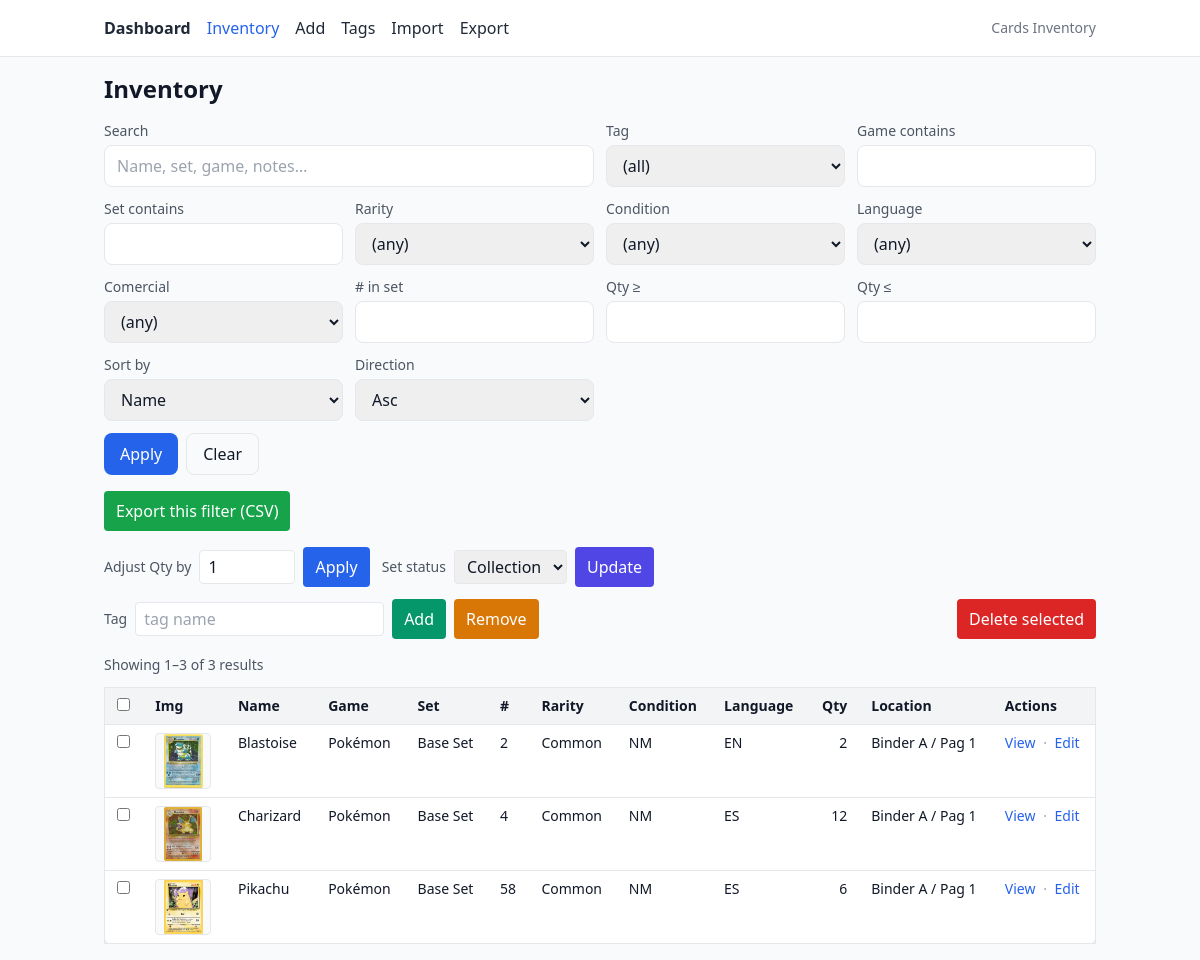
/items, run on the app's committed database.
### app/models/inventory.py (models this page shows)
class InventoryItem(SQLModel, table=True):
    __tablename__ = "inventoryitem"
    __table_args__ = ()
    id: Optional[int] = Field(default=None, primary_key=True)
    name: str = Field(index=True)
    game: str = Field(index=True)
    set_name: str = Field(index=True)
    set_code: Optional[str] = Field(default=None, index=True)
    number_set: int = Field(index=True)
    rarity: Rarity = Field(sa_column=Column(SAEnum(Rarity, name="rarity"), nullable=False))
    condition: Condition = Field(sa_column=Column(SAEnum(Condition, name="condition"), nullable=False))
    language: Language = Field(sa_column=Column(SAEnum(Language, name="language"), nullable=False))
    quantity: int = Field(default=0, ge=0, index=True)
    location: Optional[str] = None
    comercial_condition: ComercialCondition = Field(
        default=ComercialCondition.COLLECTION,
        sa_column=Column(SAEnum(ComercialCondition, name="comercial_condition"), nullable=False)
    )
    variant: Optional[str] = Field(default=None, index=True)
    notes: Optional[str] = None
    image_path: Optional[str] = None
    tags: list["Tag"] = Relationship(back_populates="items", link_model=ItemTag)

### app/routers/pages.py (the view)
@router.get("/items", name="items_page", response_class=HTMLResponse)
def items_page(
    request: Request,
    q: Optional[str] = Query(default=None, min_length=1),
    tag: Optional[str] = Query(default=None),
    game: Optional[str] = Query(default=None),
    set_name: Optional[str] = Query(default=None),
    rarity: Optional[str] = Query(default=None),
    condition: Optional[str] = Query(default=None),
    language: Optional[str] = Query(default=None),
    comercial_condition: Optional[str] = Query(default=None),
    number_set: Optional[str] = Query(default=None),
    quantity_min: Optional[str] = Query(default=None),
    quantity_max: Optional[str] = Query(default=None),
    sort_by: str = Query(default="name"),
    sort_dir: str = Query(default="asc"),
    page: int = Query(default=1, ge=1),
    size: int = Query(default=20, ge=5, le=100),
    msg: Optional[str] = Query(default=None),
    err: Optional[str] = Query(default=None),
    session: Session = Depends(get_session),
):
    templates = request.app.state.templates
    filters = []
    if q:
        term = f"%{q.strip().lower()}%"
        filters.append(or_(
            func.lower(InventoryItem.name).like(term),
            func.lower(InventoryItem.set_name).like(term),
            func.lower(InventoryItem.game).like(term),
            func.lower(InventoryItem.variant).like(term),
            func.lower(InventoryItem.notes).like(term),
        ))
    if game:
        g = f"%{game.strip().lower()}%"
        filters.append(func.lower(InventoryItem.game).like(g))
    if set_name:
        s = f"%{set_name.strip().lower()}%"
        filters.append(func.lower(InventoryItem.set_name).like(s))
    rarity_e = _enum_opt(Rarity, rarity)
    condition_e = _enum_opt(Condition, condition)
    language_e = _enum_opt(Language, language)
    comercial_condition_e = _enum_opt(ComercialCondition, comercial_condition)
    if rarity_e:
        filters.append(InventoryItem.rarity == rarity_e)
    if condition_e:
        filters.append(InventoryItem.condition == condition_e)
    if language_e:
        filters.append(InventoryItem.language == language_e)
    if comercial_condition_e:
        filters.append(InventoryItem.comercial_condition == comercial_condition_e)
    number_set_i = _to_int_or_none(number_set)
    quantity_min_i = _to_int_or_none(quantity_min)
    quantity_max_i = _to_int_or_none(quantity_max)
    if number_set_i is not None:
        filters.append(InventoryItem.number_set == number_set_i)
    if quantity_min_i is not None:
        filters.append(InventoryItem.quantity >= quantity_min_i)
    if quantity_max_i is not None:
        filters.append(InventoryItem.quantity <= quantity_max_i)
    base = select(InventoryItem)
    count_sel = select(func.count(func.distinct(InventoryItem.id))).select_from(InventoryItem)
    if tag:
        base = base.join(InventoryItem.tags).where(Tag.name == tag)
        count_sel = count_sel.join(InventoryItem.tags).where(Tag.name == tag)
    for f in filters:
        base = base.where(f)
        count_sel = count_sel.where(f)
    total = session.scalar(count_sel) or 0
    SORT_MAP = {
        "name": InventoryItem.name,
        "set_name": InventoryItem.set_name,
        "game": InventoryItem.game,
        "quantity": InventoryItem.quantity,
        "number_set": InventoryItem.number_set,
        "rarity": InventoryItem.rarity,
        "condition": InventoryItem.condition,
        "language": InventoryItem.language,
    }
    col = SORT_MAP.get(sort_by, InventoryItem.name)
    order = col.asc() if sort_dir.lower() != "desc" else col.desc()
    total_pages = max(1, (total + size - 1) // size)
    if page > total_pages:
        page = total_pages
    stmt = (
        base.order_by(order, InventoryItem.id.asc())
            .offset((page - 1) * size)
            .limit(size)
    )
    items = session.exec(stmt).all()
    display_from = 0 if total == 0 else (page - 1) * size + 1
    display_to = min(total, page * size)
    all_tags = session.exec(select(Tag).order_by(Tag.name.asc())).all()
    return templates.TemplateResponse(
        "items/list.html",
        {
            "request": request,
            "items": items,
            "q": q or "",
            "tag": tag or "",
            "game": game or "",
            "set_name": set_name or "",
            "rarity": rarity or "",
            "condition": condition or "",
            "language": language or "",
            "comercial_conditions": list(ComercialCondition),
            "number_set": number_set_i,
            "quantity_min": quantity_min_i,
            "quantity_max": quantity_max_i,
            "msg": msg,
            "err": err,
            "sort_by": sort_by,
            "sort_dir": "desc" if sort_dir.lower() == "desc" else "asc",
            "page": page,
            "size": size,
            "total": total,
            "total_pages": total_pages,
            "display_from": display_from,
            "display_to": display_to,
            "all_tags": all_tags,
            "rarities": list(Rarity),
            "conditions": list(Condition),
            "languages": list(Language),
            "comercial_conditions": list(ComercialCondition),
        },
    )

### app/templates/items/list.html (shortened to what this page needs)
{% extends "base.html" %}
{% block content %}
<h1 class="text-2xl font-bold mb-4">Inventory</h1>
<form method="get" action="{{ request.url_for('items_page') }}" class="mb-4 grid md:grid-cols-4 gap-3 items-end">
  <div class="md:col-span-2">
    <label class="block text-sm text-gray-600 mb-1">Search</label>
    <input
      type="text" name="q" value="{{ q }}" placeholder="Name, set, game, notes…"
      class="w-full border rounded-lg px-3 py-2"
    />
  </div>
  <div>
    <label class="block text-sm text-gray-600 mb-1">Tag</label>
    <select name="tag" class="w-full border rounded-lg px-3 py-2">
      <option value="">(all)</option>
    </select>
  </div>
  <div>
    <label class="block text-sm text-gray-600 mb-1">Game contains</label>
    <input name="game" value="{{ game }}" class="w-full border rounded-lg px-3 py-2" />
  </div>
  <div>
    <label class="block text-sm text-gray-600 mb-1">Set contains</label>
    <input name="set_name" value="{{ set_name }}" class="w-full border rounded-lg px-3 py-2" />
  </div>
  <div>
    <label class="block text-sm text-gray-600 mb-1">Rarity</label>
    <select name="rarity" class="w-full border rounded-lg px-3 py-2">
      <option value="">(any)</option>
    </select>
  </div>
  <div>
    <label class="block text-sm text-gray-600 mb-1">Condition</label>
    <select name="condition" class="w-full border rounded-lg px-3 py-2">
      <option value="">(any)</option>
    </select>
  </div>
  <div>
    <label class="block text-sm text-gray-600 mb-1">Language</label>
    <select name="language" class="w-full border rounded-lg px-3 py-2">
      <option value="">(any)</option>
    </select>
  </div>
  <div>
    <label class="block text-sm text-gray-600 mb-1">Comercial</label>
    <select name="comercial_condition" class="w-full border rounded-lg px-3 py-2">
      <option value="">(any)</option>
    </select>
  </div>
  <div>
    <label class="block text-sm text-gray-600 mb-1"># in set</label>
    <input type="number" min="0" step="1" name="number_set" value="{{ number_set if number_set is not none else '' }}" class="w-full border rounded-lg px-3 py-2" />
  </div>
  <div>
    <label class="block text-sm text-gray-600 mb-1">Qty ≥</label>
    <input type="number" min="0" step="1" name="quantity_min" value="{{ quantity_min if quantity_min is not none else '' }}" class="w-full border rounded-lg px-3 py-2" />
  </div>
  <div>
    <label class="block text-sm text-gray-600 mb-1">Qty ≤</label>
    <input type="number" min="0" step="1" name="quantity_max" value="{{ quantity_max if quantity_max is not none else '' }}" class="w-full border rounded-lg px-3 py-2" />
  </div>
  <div>
    <label class="block text-sm text-gray-600 mb-1">Sort by</label>
    <select name="sort_by" class="w-full border rounded-lg px-3 py-2">
      <option value="name" {{ 'selected' if sort_by == 'name' else '' }}>Name</option>
    </select>
  </div>
  <div>
    <label class="block text-sm text-gray-600 mb-1">Direction</label>
    <select name="sort_dir" class="w-full border rounded-lg px-3 py-2">
      <option value="asc" {{ 'selected' if sort_dir == 'asc' else '' }}>Asc</option>
    </select>
  </div>
  <div class="md:col-span-4 flex gap-2">
    <button class="px-4 py-2 bg-blue-600 text-white rounded-lg">Apply</button>
    <a href="{{ request.url_for('items_page') }}" class="px-4 py-2 border rounded-lg">Clear</a>
  </div>
</form>
{% set export_params = [] %}
{% if q %}{% set _ = export_params.append('q=' ~ (q|urlencode)) %}{% endif %}
{% if tag %}{% set _ = export_params.append('tag=' ~ (tag|urlencode)) %}{% endif %}
{% if game %}{% set _ = export_params.append('game=' ~ (game|urlencode)) %}{% endif %}
{% if set_name %}{% set _ = export_params.append('set_name=' ~ (set_name|urlencode)) %}{% endif %}
{% if rarity %}{% set _ = export_params.append('rarity=' ~ (rarity|urlencode)) %}{% endif %}
{% if condition %}{% set _ = export_params.append('condition=' ~ (condition|urlencode)) %}{% endif %}
{% if language %}{% set _ = export_params.append('language=' ~ (language|urlencode)) %}{% endif %}
{% if comercial_condition %}{% set _ = export_params.append('comercial_condition=' ~ (comercial_condition|urlencode)) %}{% endif %}
{% if number_set is not none %}{% set _ = export_params.append('number_set=' ~ number_set) %}{% endif %}
{% if quantity_min is not none %}{% set _ = export_params.append('quantity_min=' ~ quantity_min) %}{% endif %}
{% if quantity_max is not none %}{% set _ = export_params.append('quantity_max=' ~ quantity_max) %}{% endif %}
<div class="mb-4 flex flex-wrap gap-3 items-center">
  <a
    class="px-3 py-2 bg-green-600 text-white rounded"
    href="{{ request.url_for('export_csv') }}{% if export_params %}?{{ export_params|join('&') }}{% endif %}"
  >
    Export this filter (CSV)
  </a>
</div>
<form id="bulkForm" method="post" class="mb-4 flex flex-wrap items-end gap-3">
  <div class="flex items-center gap-2">
    <label class="text-sm text-gray-600">Adjust Qty by</label>
    <input type="number" name="delta" value="1" class="w-24 border rounded px-2 py-1">
    <button
      class="px-3 py-2 bg-blue-600 text-white rounded"
      formaction="{{ request.url_for('bulk_adjust_qty') }}"
    >Apply</button>
  </div>
  <div class="flex items-center gap-2">
    <label class="text-sm text-gray-600">Set status</label>
    <select name="status_value" class="border rounded px-2 py-1">
      {% for cc in comercial_conditions %}<option value="{{ cc.value }}">{{ cc.value }}</option>{% endfor %}
    </select>
    <button
      class="px-3 py-2 bg-indigo-600 text-white rounded"
      formaction="{{ request.url_for('bulk_set_status') }}"
    >Update</button>
  </div>
  <div class="flex items-center gap-2">
    <label class="text-sm text-gray-600">Tag</label>
    <input name="tag_name" placeholder="tag name" class="border rounded px-2 py-1">
    <button
      class="px-3 py-2 bg-emerald-600 text-white rounded"
      formaction="{{ request.url_for('bulk_add_tag') }}"
    >Add</button>
    <button
      class="px-3 py-2 bg-amber-600 text-white rounded"
      formaction="{{ request.url_for('bulk_remove_tag') }}"
    >Remove</button>
  </div>
  <button
    type="submit"
    class="px-3 py-2 bg-red-600 text-white rounded"
    formaction="{{ request.url_for('bulk_delete') }}"
    onclick="return confirm('Delete selected items?');"
  >Delete selected</button>
</form>
<div class="mb-3 text-sm text-gray-600">
  {% if total > 0 %}
    Showing {{ display_from }}–{{ display_to }} of {{ total }} result{{ 's' if total != 1 }}
  {% else %}
    No results.
  {% endif %}
</div>
<div class="overflow-x-auto">
  <table class="min-w-full bg-white rounded-lg shadow border">
    <thead class="bg-gray-100 text-left text-sm">
      <tr>
        <th class="px-3 py-2">
          <input type="checkbox" id="checkAll">
        </th>
        <th class="px-3 py-2">Img</th>
        <th class="px-3 py-2">Name</th>
        <th class="px-3 py-2">Game</th>
        <th class="px-3 py-2">Set</th>
        <th class="px-3 py-2">#</th>
        <th class="px-3 py-2">Rarity</th>
        <th class="px-3 py-2">Condition</th>
        <th class="px-3 py-2">Language</th>
        <th class="px-3 py-2 text-right">Qty</th>
        <th class="px-3 py-2">Location</th>
        <th class="px-3 py-2">Actions</th>
      </tr>
    </thead>
    <tbody class="text-sm">
      {% for it in items %}
      <tr class="border-t align-top">
        <td class="px-3 py-2">
          <input type="checkbox" name="ids" form="bulkForm" value="{{ it.id }}" class="rowChk">
        </td>
        <td class="px-3 py-2">
          {% if it.image_path %}
            {% set th = it.image_path | thumb_path %}
            <a href="{{ request.url_for('item_detail_page', item_id=it.id) }}" class="block w-14 h-14 rounded border bg-gray-50 overflow-hidden">
              <img
                src="{{ '/media/' ~ (th if th else it.image_path) }}"
                alt="Thumb of {{ it.name }}"
                class="w-full h-full object-contain"
                loading="lazy"
              >
            </a>
          {% else %}
            <div class="w-14 h-14 rounded border bg-gray-50 flex items-center justify-center text-gray-400">—</div>
          {% endif %}
        </td>
        <td class="px-3 py-2 font-medium">{{ it.name }}</td>
        <td class="px-3 py-2">{{ it.game }}</td>
        <td class="px-3 py-2">{{ it.set_name }}</td>
        <td class="px-3 py-2">{{ it.number_set }}</td>
        <td class="px-3 py-2">{{ it.rarity.value }}</td>
        <td class="px-3 py-2">{{ it.condition.value }}</td>
        <td class="px-3 py-2">{{ it.language.value }}</td>
        <td class="px-3 py-2 text-right">{{ it.quantity }}</td>
        <td class="px-3 py-2">{{ it.location or '—' }}</td>
        <td class="px-3 py-2">
          <a href="{{ request.url_for('item_detail_page', item_id=it.id) }}" class="text-blue-600 hover:underline">View</a>
          <span class="mx-1 text-gray-400">·</span>
          <a href="{{ request.url_for('edit_item_page', item_id=it.id) }}" class="text-blue-600 hover:underline">Edit</a>
        </td>
      </tr>
      {% endfor %}
    </tbody>
  </table>
</div>
{% endblock %}

### data on the page
InventoryItem: shows a picture, name "Blastoise", game "Pokémon", set_name "Base Set", number_set "2", rarity.value "Common", condition.value "NM", language.value "EN", quantity "2", location "Binder A / Pag 1"
InventoryItem: shows a picture, name "Charizard", game "Pokémon", set_name "Base Set", number_set "4", rarity.value "Common", condition.value "NM", language.value "ES", quantity "12", location "Binder A / Pag 1"
InventoryItem: shows a picture, name "Pikachu", game "Pokémon", set_name "Base Set", number_set "58", rarity.value "Common", condition.value "NM", language.value "ES", quantity "6", location "Binder A / Pag 1"

### other printed values
{{ display_from }} "1"
{{ display_to }} "3"
{{ total }} "3"
{{ 's' if total != 1 }} "s"
form field status_value "Collection"
